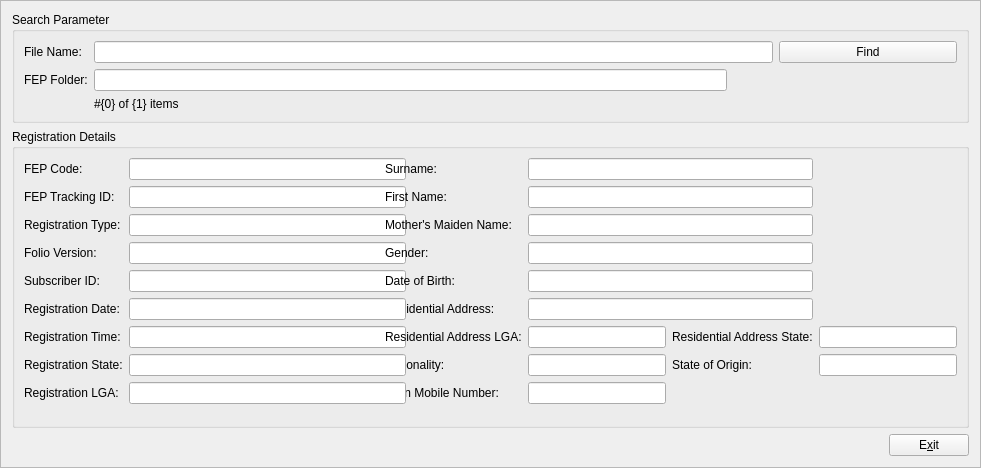
<?xml version="1.0" encoding="UTF-8"?>
<ui version="4.0">
 <class>NSim</class>
 <widget class="QFrame" name="NSim">
  <property name="geometry">
   <rect>
    <x>0</x>
    <y>0</y>
    <width>981</width>
    <height>468</height>
   </rect>
  </property>
  <property name="minimumSize">
   <size>
    <width>981</width>
    <height>468</height>
   </size>
  </property>
  <property name="windowTitle">
   <string>NSim Demographics Viewer</string>
  </property>
  <property name="frameShape">
   <enum>QFrame::StyledPanel</enum>
  </property>
  <property name="frameShadow">
   <enum>QFrame::Raised</enum>
  </property>
  <layout class="QHBoxLayout" name="horizontalLayout_6">
   <item>
    <layout class="QVBoxLayout" name="verticalLayout">
     <item>
      <widget class="QGroupBox" name="SearchGroup">
       <property name="maximumSize">
        <size>
         <width>16777215</width>
         <height>113</height>
        </size>
       </property>
       <property name="title">
        <string>Search Parameter</string>
       </property>
       <layout class="QHBoxLayout" name="horizontalLayout">
        <item>
         <layout class="QGridLayout" name="gridLayout">
          <item row="2" column="3">
           <layout class="QHBoxLayout" name="horizontalLayout_7">
            <item>
             <widget class="QPushButton" name="btnFirst">
              <property name="text">
               <string/>
              </property>
              <property name="icon">
               <iconset resource="resources.qrc">
                <normaloff>:/images/go-first.png</normaloff>:/images/go-first.png</iconset>
              </property>
              <property name="flat">
               <bool>true</bool>
              </property>
             </widget>
            </item>
            <item>
             <widget class="QPushButton" name="btnPrev">
              <property name="text">
               <string/>
              </property>
              <property name="icon">
               <iconset resource="resources.qrc">
                <normaloff>:/images/go-previous.png</normaloff>:/images/go-previous.png</iconset>
              </property>
              <property name="flat">
               <bool>true</bool>
              </property>
             </widget>
            </item>
            <item>
             <widget class="QPushButton" name="btnNext">
              <property name="text">
               <string/>
              </property>
              <property name="icon">
               <iconset resource="resources.qrc">
                <normaloff>:/images/go-next.png</normaloff>:/images/go-next.png</iconset>
              </property>
              <property name="flat">
               <bool>true</bool>
              </property>
             </widget>
            </item>
            <item>
             <widget class="QPushButton" name="btnLast">
              <property name="text">
               <string/>
              </property>
              <property name="icon">
               <iconset resource="resources.qrc">
                <normaloff>:/images/go-last.png</normaloff>:/images/go-last.png</iconset>
              </property>
              <property name="flat">
               <bool>true</bool>
              </property>
             </widget>
            </item>
           </layout>
          </item>
          <item row="0" column="0">
           <widget class="QLabel" name="label">
            <property name="text">
             <string>File Name:</string>
            </property>
           </widget>
          </item>
          <item row="0" column="3">
           <widget class="QPushButton" name="btnFind">
            <property name="text">
             <string>Find</string>
            </property>
           </widget>
          </item>
          <item row="0" column="1" colspan="2">
           <widget class="QLineEdit" name="txtSearch"/>
          </item>
          <item row="2" column="0">
           <widget class="QLabel" name="label_22">
            <property name="text">
             <string>FEP Folder:</string>
            </property>
           </widget>
          </item>
          <item row="2" column="1">
           <widget class="QLineEdit" name="txtFEPFolder">
            <property name="readOnly">
             <bool>true</bool>
            </property>
           </widget>
          </item>
          <item row="2" column="2">
           <widget class="QPushButton" name="btnFEPFolder">
            <property name="text">
             <string/>
            </property>
            <property name="icon">
             <iconset resource="resources.qrc">
              <normaloff>:/images/Folder-Open-icon.png</normaloff>:/images/Folder-Open-icon.png</iconset>
            </property>
            <property name="flat">
             <bool>true</bool>
            </property>
           </widget>
          </item>
          <item row="3" column="1">
           <widget class="QLabel" name="lblCurPos">
            <property name="text">
             <string>#{0} of {1} items</string>
            </property>
           </widget>
          </item>
         </layout>
        </item>
       </layout>
      </widget>
     </item>
     <item>
      <widget class="QGroupBox" name="groupBox">
       <property name="title">
        <string>Registration Details</string>
       </property>
       <layout class="QHBoxLayout" name="horizontalLayout_2">
        <item>
         <layout class="QGridLayout" name="gridLayout_2">
          <item row="3" column="3" colspan="2">
           <widget class="QLineEdit" name="txtGender">
            <property name="minimumSize">
             <size>
              <width>277</width>
              <height>0</height>
             </size>
            </property>
            <property name="readOnly">
             <bool>true</bool>
            </property>
           </widget>
          </item>
          <item row="4" column="0">
           <widget class="QLabel" name="label_6">
            <property name="text">
             <string>Subscriber ID:</string>
            </property>
            <property name="buddy">
             <cstring>txtSubscriberID</cstring>
            </property>
           </widget>
          </item>
          <item row="4" column="1">
           <widget class="QLineEdit" name="txtSubscriberID">
            <property name="minimumSize">
             <size>
              <width>277</width>
              <height>0</height>
             </size>
            </property>
            <property name="readOnly">
             <bool>true</bool>
            </property>
           </widget>
          </item>
          <item row="4" column="2">
           <widget class="QLabel" name="label_15">
            <property name="text">
             <string>Date of Birth:</string>
            </property>
            <property name="buddy">
             <cstring>txtDateOfBirth</cstring>
            </property>
           </widget>
          </item>
          <item row="4" column="3" colspan="2">
           <widget class="QLineEdit" name="txtDateOfBirth">
            <property name="minimumSize">
             <size>
              <width>277</width>
              <height>0</height>
             </size>
            </property>
            <property name="readOnly">
             <bool>true</bool>
            </property>
           </widget>
          </item>
          <item row="6" column="1">
           <widget class="QLineEdit" name="txtRegistrationTime">
            <property name="minimumSize">
             <size>
              <width>277</width>
              <height>0</height>
             </size>
            </property>
            <property name="readOnly">
             <bool>true</bool>
            </property>
           </widget>
          </item>
          <item row="5" column="2">
           <widget class="QLabel" name="label_16">
            <property name="text">
             <string>Residential Address:</string>
            </property>
            <property name="buddy">
             <cstring>txtResidentialAddress</cstring>
            </property>
           </widget>
          </item>
          <item row="6" column="0">
           <widget class="QLabel" name="label_8">
            <property name="text">
             <string>Registration Time:</string>
            </property>
            <property name="buddy">
             <cstring>txtRegistrationTime</cstring>
            </property>
           </widget>
          </item>
          <item row="6" column="2">
           <widget class="QLabel" name="label_17">
            <property name="text">
             <string>Residential Address LGA:</string>
            </property>
            <property name="buddy">
             <cstring>txtResidentialAddressLGA</cstring>
            </property>
           </widget>
          </item>
          <item row="7" column="0">
           <widget class="QLabel" name="label_9">
            <property name="text">
             <string>Registration State:</string>
            </property>
            <property name="buddy">
             <cstring>txtRegistrationState</cstring>
            </property>
           </widget>
          </item>
          <item row="8" column="0">
           <widget class="QLabel" name="label_10">
            <property name="text">
             <string>Registration LGA:</string>
            </property>
            <property name="buddy">
             <cstring>txtRegistrationLGA</cstring>
            </property>
           </widget>
          </item>
          <item row="7" column="2">
           <widget class="QLabel" name="label_19">
            <property name="text">
             <string>Nationality:</string>
            </property>
            <property name="buddy">
             <cstring>txtNationality</cstring>
            </property>
           </widget>
          </item>
          <item row="0" column="0">
           <widget class="QLabel" name="label_2">
            <property name="text">
             <string>FEP Code:</string>
            </property>
            <property name="buddy">
             <cstring>txtFepCode</cstring>
            </property>
           </widget>
          </item>
          <item row="0" column="1">
           <widget class="QLineEdit" name="txtFepCode">
            <property name="minimumSize">
             <size>
              <width>277</width>
              <height>0</height>
             </size>
            </property>
            <property name="readOnly">
             <bool>true</bool>
            </property>
           </widget>
          </item>
          <item row="0" column="2">
           <widget class="QLabel" name="label_11">
            <property name="text">
             <string>Surname:</string>
            </property>
            <property name="buddy">
             <cstring>txtSurname</cstring>
            </property>
           </widget>
          </item>
          <item row="0" column="3" colspan="2">
           <widget class="QLineEdit" name="txtSurname">
            <property name="minimumSize">
             <size>
              <width>277</width>
              <height>0</height>
             </size>
            </property>
            <property name="readOnly">
             <bool>true</bool>
            </property>
           </widget>
          </item>
          <item row="7" column="4">
           <widget class="QLabel" name="label_20">
            <property name="text">
             <string>State of Origin:</string>
            </property>
            <property name="buddy">
             <cstring>txtStateOfOrigin</cstring>
            </property>
           </widget>
          </item>
          <item row="1" column="0">
           <widget class="QLabel" name="label_3">
            <property name="text">
             <string>FEP Tracking ID:</string>
            </property>
            <property name="buddy">
             <cstring>txtFEPTrackingID</cstring>
            </property>
           </widget>
          </item>
          <item row="1" column="1">
           <widget class="QLineEdit" name="txtFEPTrackingID">
            <property name="minimumSize">
             <size>
              <width>277</width>
              <height>0</height>
             </size>
            </property>
            <property name="readOnly">
             <bool>true</bool>
            </property>
           </widget>
          </item>
          <item row="1" column="2">
           <widget class="QLabel" name="label_12">
            <property name="text">
             <string>First Name:</string>
            </property>
            <property name="buddy">
             <cstring>txtFirstName</cstring>
            </property>
           </widget>
          </item>
          <item row="1" column="3" colspan="2">
           <widget class="QLineEdit" name="txtFirstName">
            <property name="minimumSize">
             <size>
              <width>277</width>
              <height>0</height>
             </size>
            </property>
            <property name="readOnly">
             <bool>true</bool>
            </property>
           </widget>
          </item>
          <item row="8" column="2">
           <widget class="QLabel" name="label_21">
            <property name="text">
             <string>Main Mobile Number:</string>
            </property>
            <property name="buddy">
             <cstring>txtMainMobileNumber</cstring>
            </property>
           </widget>
          </item>
          <item row="2" column="0">
           <widget class="QLabel" name="label_4">
            <property name="text">
             <string>Registration Type:</string>
            </property>
            <property name="buddy">
             <cstring>txtRegistrationType</cstring>
            </property>
           </widget>
          </item>
          <item row="2" column="1">
           <widget class="QLineEdit" name="txtRegistrationType">
            <property name="minimumSize">
             <size>
              <width>277</width>
              <height>0</height>
             </size>
            </property>
            <property name="readOnly">
             <bool>true</bool>
            </property>
           </widget>
          </item>
          <item row="2" column="2">
           <widget class="QLabel" name="label_13">
            <property name="text">
             <string>Mother's Maiden Name:</string>
            </property>
            <property name="buddy">
             <cstring>txtMotherMaidenName</cstring>
            </property>
           </widget>
          </item>
          <item row="2" column="3" colspan="2">
           <widget class="QLineEdit" name="txtMotherMaidenName">
            <property name="minimumSize">
             <size>
              <width>277</width>
              <height>0</height>
             </size>
            </property>
            <property name="readOnly">
             <bool>true</bool>
            </property>
           </widget>
          </item>
          <item row="3" column="0">
           <widget class="QLabel" name="label_5">
            <property name="text">
             <string>Folio Version:</string>
            </property>
            <property name="buddy">
             <cstring>txtFolioVersion</cstring>
            </property>
           </widget>
          </item>
          <item row="3" column="1">
           <widget class="QLineEdit" name="txtFolioVersion">
            <property name="minimumSize">
             <size>
              <width>277</width>
              <height>0</height>
             </size>
            </property>
            <property name="readOnly">
             <bool>true</bool>
            </property>
           </widget>
          </item>
          <item row="3" column="2">
           <widget class="QLabel" name="label_14">
            <property name="text">
             <string>Gender:</string>
            </property>
            <property name="buddy">
             <cstring>txtGender</cstring>
            </property>
           </widget>
          </item>
          <item row="6" column="4">
           <widget class="QLabel" name="label_18">
            <property name="text">
             <string>Residential Address State:</string>
            </property>
            <property name="buddy">
             <cstring>txtResidentialAddressState</cstring>
            </property>
           </widget>
          </item>
          <item row="8" column="3">
           <widget class="QLineEdit" name="txtMainMobileNumber">
            <property name="minimumSize">
             <size>
              <width>138</width>
              <height>0</height>
             </size>
            </property>
            <property name="readOnly">
             <bool>true</bool>
            </property>
           </widget>
          </item>
          <item row="7" column="3">
           <widget class="QLineEdit" name="txtNationality">
            <property name="minimumSize">
             <size>
              <width>138</width>
              <height>0</height>
             </size>
            </property>
            <property name="readOnly">
             <bool>true</bool>
            </property>
           </widget>
          </item>
          <item row="0" column="5" rowspan="5">
           <widget class="QLabel" name="lblPortraitData">
            <property name="minimumSize">
             <size>
              <width>100</width>
              <height>100</height>
             </size>
            </property>
            <property name="maximumSize">
             <size>
              <width>100</width>
              <height>248</height>
             </size>
            </property>
            <property name="text">
             <string/>
            </property>
            <property name="pixmap">
             <pixmap resource="resources.qrc">:/images/person.png</pixmap>
            </property>
            <property name="scaledContents">
             <bool>true</bool>
            </property>
           </widget>
          </item>
          <item row="7" column="1">
           <widget class="QLineEdit" name="txtRegistrationState">
            <property name="minimumSize">
             <size>
              <width>277</width>
              <height>0</height>
             </size>
            </property>
            <property name="readOnly">
             <bool>true</bool>
            </property>
           </widget>
          </item>
          <item row="5" column="0">
           <widget class="QLabel" name="label_7">
            <property name="text">
             <string>Registration Date:</string>
            </property>
            <property name="buddy">
             <cstring>txtRegistrationDate</cstring>
            </property>
           </widget>
          </item>
          <item row="5" column="3" colspan="2">
           <widget class="QLineEdit" name="txtResidentialAddress">
            <property name="minimumSize">
             <size>
              <width>277</width>
              <height>0</height>
             </size>
            </property>
            <property name="readOnly">
             <bool>true</bool>
            </property>
           </widget>
          </item>
          <item row="8" column="1">
           <widget class="QLineEdit" name="txtRegistrationLGA">
            <property name="minimumSize">
             <size>
              <width>277</width>
              <height>0</height>
             </size>
            </property>
            <property name="readOnly">
             <bool>true</bool>
            </property>
           </widget>
          </item>
          <item row="6" column="5">
           <widget class="QLineEdit" name="txtResidentialAddressState">
            <property name="minimumSize">
             <size>
              <width>138</width>
              <height>0</height>
             </size>
            </property>
            <property name="readOnly">
             <bool>true</bool>
            </property>
           </widget>
          </item>
          <item row="6" column="3">
           <widget class="QLineEdit" name="txtResidentialAddressLGA">
            <property name="minimumSize">
             <size>
              <width>138</width>
              <height>0</height>
             </size>
            </property>
            <property name="readOnly">
             <bool>true</bool>
            </property>
           </widget>
          </item>
          <item row="5" column="1">
           <widget class="QLineEdit" name="txtRegistrationDate">
            <property name="minimumSize">
             <size>
              <width>277</width>
              <height>0</height>
             </size>
            </property>
            <property name="readOnly">
             <bool>true</bool>
            </property>
           </widget>
          </item>
          <item row="9" column="0">
           <spacer name="verticalSpacer">
            <property name="orientation">
             <enum>Qt::Vertical</enum>
            </property>
            <property name="sizeHint" stdset="0">
             <size>
              <width>20</width>
              <height>40</height>
             </size>
            </property>
           </spacer>
          </item>
          <item row="9" column="1">
           <spacer name="verticalSpacer_2">
            <property name="orientation">
             <enum>Qt::Vertical</enum>
            </property>
            <property name="sizeHint" stdset="0">
             <size>
              <width>20</width>
              <height>40</height>
             </size>
            </property>
           </spacer>
          </item>
          <item row="9" column="2">
           <spacer name="verticalSpacer_3">
            <property name="orientation">
             <enum>Qt::Vertical</enum>
            </property>
            <property name="sizeHint" stdset="0">
             <size>
              <width>20</width>
              <height>40</height>
             </size>
            </property>
           </spacer>
          </item>
          <item row="9" column="3">
           <spacer name="verticalSpacer_4">
            <property name="orientation">
             <enum>Qt::Vertical</enum>
            </property>
            <property name="sizeHint" stdset="0">
             <size>
              <width>20</width>
              <height>40</height>
             </size>
            </property>
           </spacer>
          </item>
          <item row="9" column="4">
           <spacer name="verticalSpacer_5">
            <property name="orientation">
             <enum>Qt::Vertical</enum>
            </property>
            <property name="sizeHint" stdset="0">
             <size>
              <width>20</width>
              <height>40</height>
             </size>
            </property>
           </spacer>
          </item>
          <item row="9" column="5">
           <spacer name="verticalSpacer_6">
            <property name="orientation">
             <enum>Qt::Vertical</enum>
            </property>
            <property name="sizeHint" stdset="0">
             <size>
              <width>20</width>
              <height>40</height>
             </size>
            </property>
           </spacer>
          </item>
          <item row="7" column="5">
           <widget class="QLineEdit" name="txtStateOfOrigin">
            <property name="minimumSize">
             <size>
              <width>138</width>
              <height>0</height>
             </size>
            </property>
            <property name="readOnly">
             <bool>true</bool>
            </property>
           </widget>
          </item>
         </layout>
        </item>
       </layout>
      </widget>
     </item>
     <item>
      <layout class="QHBoxLayout" name="horizontalLayout_5">
       <item>
        <spacer name="horizontalSpacer_5">
         <property name="orientation">
          <enum>Qt::Horizontal</enum>
         </property>
         <property name="sizeHint" stdset="0">
          <size>
           <width>40</width>
           <height>20</height>
          </size>
         </property>
        </spacer>
       </item>
       <item>
        <widget class="QPushButton" name="btnExit">
         <property name="text">
          <string>E&amp;xit</string>
         </property>
        </widget>
       </item>
      </layout>
     </item>
    </layout>
   </item>
  </layout>
 </widget>
 <tabstops>
  <tabstop>txtSearch</tabstop>
  <tabstop>btnFind</tabstop>
  <tabstop>btnFEPFolder</tabstop>
  <tabstop>btnFirst</tabstop>
  <tabstop>btnPrev</tabstop>
  <tabstop>btnNext</tabstop>
  <tabstop>btnLast</tabstop>
  <tabstop>txtFepCode</tabstop>
  <tabstop>txtFEPTrackingID</tabstop>
  <tabstop>txtRegistrationType</tabstop>
  <tabstop>txtFolioVersion</tabstop>
  <tabstop>txtSubscriberID</tabstop>
  <tabstop>txtSurname</tabstop>
  <tabstop>txtFirstName</tabstop>
  <tabstop>txtMotherMaidenName</tabstop>
  <tabstop>txtGender</tabstop>
  <tabstop>txtDateOfBirth</tabstop>
  <tabstop>txtFEPFolder</tabstop>
  <tabstop>btnExit</tabstop>
 </tabstops>
 <resources>
  <include location="resources.qrc"/>
 </resources>
 <connections>
  <connection>
   <sender>btnExit</sender>
   <signal>clicked()</signal>
   <receiver>NSim</receiver>
   <slot>close()</slot>
   <hints>
    <hint type="sourcelabel">
     <x>725</x>
     <y>804</y>
    </hint>
    <hint type="destinationlabel">
     <x>387</x>
     <y>414</y>
    </hint>
   </hints>
  </connection>
 </connections>
</ui>
